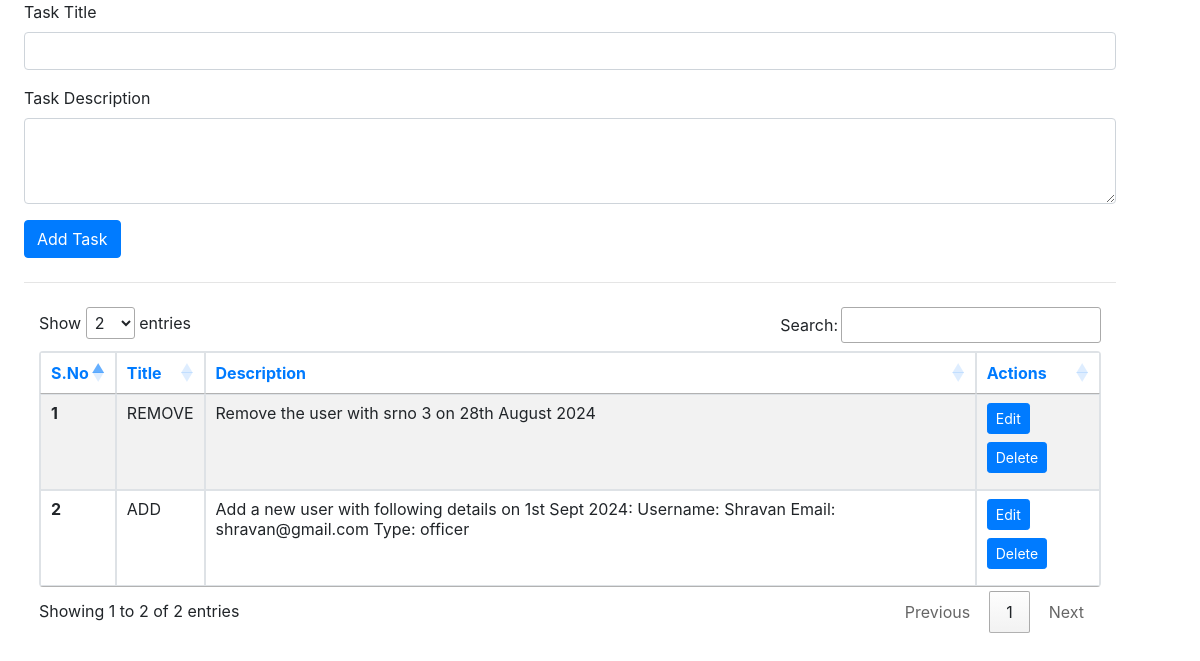
The app's page /admin/adminFun/todoList/todo.php with its own data.
### tables this page shows
CREATE TABLE `notes` (
  `sno` int(11) NOT NULL,
  `title` varchar(50) NOT NULL,
  `description` text NOT NULL,
  `tstamp` datetime NOT NULL DEFAULT current_timestamp()
);

### admin/adminFun/todoList/todo.php (the view, shortened to what this page needs)
<?php
$servername = "localhost";
$username = "root";
$password = "";
$database = "notes";
$conn = mysqli_connect($servername, $username, $password, $database);
?>
<head>
    <link rel="stylesheet" href="https://stackpath.bootstrapcdn.com/bootstrap/4.4.1/css/bootstrap.min.css">
    <link rel="stylesheet" href="https://cdn.datatables.net/1.10.20/css/jquery.dataTables.min.css">
</head>
<body>
        <div class="container myTodo">
            <div class="container pt-0 pb-4 px-4">
                <div>
                    <form action="/dms/admin/admin.php" method="POST">
                        <div class="form-group">
                            <label for="title">Task Title</label>
                            <input type="text" class="form-control" id="title" name="title" aria-describedby="emailHelp">
                        </div>
                        <div class="form-group">
                            <label for="desc">Task Description</label>
                            <textarea class="form-control" id="description" name="description" rows="3"></textarea>
                        </div>
                        <button type="submit" class="btn btn-primary">Add Task</button>
                    </form>
                </div>
                <hr class="my-4">
                <div class="container">
                    <table class="table table-striped table-bordered rounded" id="myTable">
                        <thead>
                            <tr>
                                <th scope="col" class="text-primary">S.No</th>
                                <th scope="col" class="text-primary">Title</th>
                                <th scope="col" class="text-primary">Description</th>
                                <th scope="col" class="text-primary">Actions</th>
                            </tr>
                        </thead>
                        <tbody>
                            <?php
                            $sql = "SELECT * FROM `notes`";
                            $result = mysqli_query($conn, $sql);
                            $sno = 0;
                            while ($row = mysqli_fetch_assoc($result)) {
                                $sno = $sno + 1;
                                echo "<tr>
                            <th scope='row'>" . $sno . "</th>
                            <td>" . $row['title'] . "</td>
                            <td>" . $row['description'] . "</td>
                            <td> <button class='edit btn btn-sm btn-primary mb-2' id=" . $row['sno'] . ">Edit</button> <button class='delete btn btn-sm btn-primary mb-2' id=d" . $row['sno'] . ">Delete</button>  </td>
                        </tr>";
                            }
                            ?>
                        </tbody>
                    </table>
                </div>
            </div>
        </div>
</body>

### admin/adminFun/todoList/todo.php (style rules this page uses)
.myTodo { display: flex; flex-direction: column; flex-basis: auto; margin: 0; padding: 0; }

### records on screen
notes: title "REMOVE", description "Remove the user with srno 3 on 28th August 2024"
notes: title "ADD", description "Add a new user with following details on 1st Sept 2024: Username: Shravan Email: shravan@gmail.com Type: officer"
